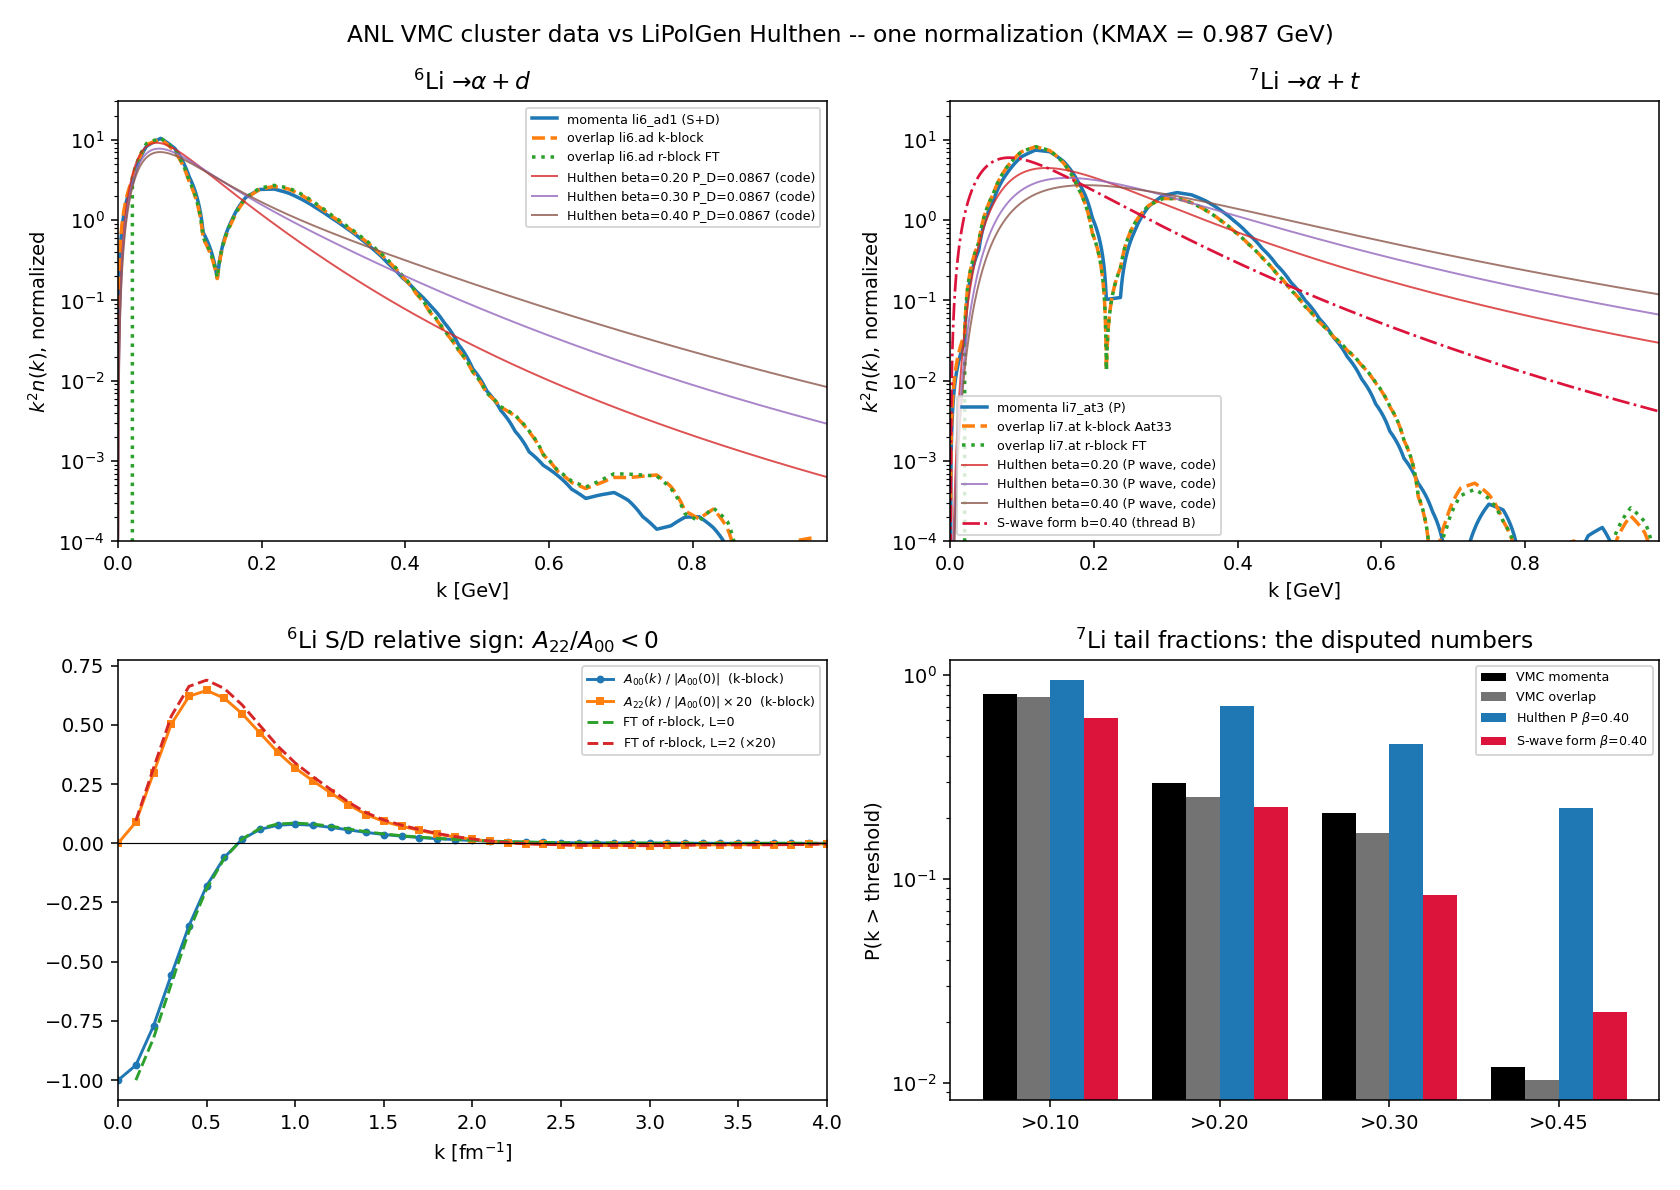

The script that saved this image:
#!/usr/bin/env python3
"""Reconcile the two independent readings of the ANL VMC cluster data.

Two earlier investigations fetched DIFFERENT files and reported numbers that
cannot both be true:

  Thread A  `overlap_old/li6.ad`, `overlap_old/li7.at` (AV18+UIX, 19-22 Apr
            2004; raw MC output with BOTH a k-space amplitude block and an
            r-space amplitude block).  Reported 7Li alpha+t
            P(k > 0.45 GeV) = 0.0095 (VMC) vs 0.22 (Hulthen beta = 0.40),
            i.e. "VMC much softer", and 6Li P_D = 0.020.
  Thread B  `momenta/li6_ad1.momentum`, `momenta/li7_at3.momentum` (AV18+UX,
            22-Mar-2014 / 12-Apr-2024; momentum DENSITIES rho_L(K) with an
            S/D split for 6Li).  Reported 7Li <k> = 0.186 GeV,
            P(k > 0.3) = 0.179 (VMC) vs 0.084 (Hulthen beta = 0.40), i.e.
            "VMC harder", plus 6Li <k> = 0.122, P(k>0.3) = 0.045,
            P_D = 1.94%, S_ad = 0.820, S_at = 1.008.

This script computes EVERY number in ONE place with ONE normalization, for

    {overlap k-space, overlap r-space -> Fourier-Bessel, momentum file}
      x  {6Li alpha+d, 7Li alpha+t}

and for LiPolGen's own Hulthen radial forms evaluated THROUGH THE C++
BINDINGS (`lipolgen.Wave.radial`, i.e. `src/core/cluster.cpp` itself, not a
Python re-implementation) at beta = 0.20 / 0.30 / 0.40 with the kappa the
channels actually carry.

THE ONE NORMALIZATION.  Every model is reduced to the radial probability
density in the relative momentum k,

    D(k) = k^2 * sum_L |psi_L(k)|^2  ,   normalized to  int_0^KMAX D dk = 1,

with the SAME KMAX for every row of a table.  Then
    <k>       = int k D dk
    P(k > k0) = int_{k0}^{KMAX} D dk
    P_D       = int k^2 |psi_2|^2 dk / int k^2 sum_L |psi_L|^2 dk .
KMAX matters and is quoted with every table; the default KMAX is
5 fm^-1 = 0.98663 GeV, the common native extent of all four VMC tables.

Unit conversion: k[GeV] = k[fm^-1] * hbar c, hbar c = 0.1973269804 GeV fm.
P(k > k0) is invariant under the change of variable (the Jacobian cancels in
the normalized ratio) as long as the threshold is converted too; <k> simply
scales by hbar c.

Outputs: a printed report, `validation/vmc_reconcile.png`, and the table that
`docs/open_items/vmc_reconciliation.md` carries.

Provenance of every input file: `data/vmc/README.md`.
"""
from __future__ import annotations

import argparse
import re
import sys
from dataclasses import dataclass
from pathlib import Path

import numpy as np
from scipy.special import spherical_jn

# numpy < 2.0 spells it np.trapz; >= 2.0 spells it np.trapezoid.
_trapz = getattr(np, "trapezoid", None) or np.trapz

HBARC = 0.1973269804          # GeV fm
FM_MAX = 5.0                  # fm^-1, common native extent of the VMC tables
KMAX_DEFAULT = FM_MAX * HBARC  # 0.98663 GeV
KMAX_MODEL = 1.2              # GeV, the TaggedModel grid's k_max

HERE = Path(__file__).resolve().parent
ROOT = HERE.parent
DATA = ROOT / "data" / "vmc"

THRESHOLDS = (0.10, 0.20, 0.30, 0.45)

NUM = r"[-+]?(?:\d+\.\d*|\.\d+|\d+)(?:[Ee][-+]?\d+)?"
PAIR_ROW = re.compile(
    rf"^\s*({NUM})\s*({NUM})\s*\(\s*({NUM})\s*\)\s*({NUM})\s*\(\s*({NUM})\s*\)")


# --------------------------------------------------------------------------
# parsers
# --------------------------------------------------------------------------


@dataclass
class Overlap:
    """`overlap_old/*.ad|*.at`: raw VMC stdout with two partial-wave columns,
    each tabulated BOTH in k (amplitude A_L(k)) and in r (amplitude A_L(r)),
    as two independent MC estimators from the same run."""
    name: str
    cols: tuple[str, str]
    ls: tuple[int, int]
    k_fm: np.ndarray
    k_amp: tuple[np.ndarray, np.ndarray]
    k_err: tuple[np.ndarray, np.ndarray]
    r_fm: np.ndarray
    r_amp: tuple[np.ndarray, np.ndarray]
    r_err: tuple[np.ndarray, np.ndarray]


def _pair_block(lines: list[str], hdr: int) -> np.ndarray:
    rows = []
    for line in lines[hdr + 1:]:
        m = PAIR_ROW.match(line)
        if not m:
            if rows:
                break
            continue
        rows.append([float(g) for g in m.groups()])
    return np.array(rows)


def parse_overlap(path: Path, name: str, cols: tuple[str, str],
                  ls: tuple[int, int]) -> Overlap:
    lines = path.read_text().splitlines()
    k_hdr = next(i for i, l in enumerate(lines) if l.strip().startswith("k(fm-1)"))
    r_hdr = next(i for i, l in enumerate(lines) if l.strip().startswith("rij"))
    kb, rb = _pair_block(lines, k_hdr), _pair_block(lines, r_hdr)
    return Overlap(name, cols, ls,
                   kb[:, 0], (kb[:, 1], kb[:, 3]), (kb[:, 2], kb[:, 4]),
                   rb[:, 0], (rb[:, 1], rb[:, 3]), (rb[:, 2], rb[:, 4]))


@dataclass
class MomentumFile:
    """`momenta/*.momentum`: rho_L(K) [fm^3] with 1-sigma MC errors, and the
    file's own printed normalization 4 pi int rho K^2 dK / (2 pi)^3 = S."""
    name: str
    k_fm: np.ndarray
    rho_tot: np.ndarray
    drho_tot: np.ndarray
    norms: list[float]                       # every printed 4pi.../(2pi)^3
    split: dict[int, np.ndarray] | None      # L -> rho_L, when the file splits
    dsplit: dict[int, np.ndarray] | None


def parse_momentum(path: Path, name: str) -> MomentumFile:
    text = path.read_text()
    norms = [float(m) for m in re.findall(
        r"4\*PI\*TOTINT\([^)]*\)/\(2\*PI\)\*\*3\s*=\s*(" + NUM + ")", text)]
    lines = text.splitlines()
    blocks: list[np.ndarray] = []
    i = 0
    while i < len(lines):
        stripped = lines[i].strip().replace(" ", "")
        if stripped and set(stripped) == {"*"} and len(stripped) > 4:
            rows = []
            for line in lines[i + 1:]:
                parts = line.split()
                if not parts or not re.fullmatch(NUM, parts[0]):
                    break
                try:
                    rows.append([float(p) for p in parts])
                except ValueError:
                    break
            if rows:
                blocks.append(np.array(rows))
                i += len(rows)
        i += 1
    tot = blocks[0]
    split = dsplit = None
    if len(blocks) > 1 and blocks[1].shape[1] >= 5:
        b = blocks[1]
        split = {0: b[:, 1], 2: b[:, 3]}
        dsplit = {0: b[:, 2], 2: b[:, 4]}
    return MomentumFile(name, tot[:, 0], tot[:, 1], tot[:, 2], norms,
                        split, dsplit)


def parse_fdeut(path: Path) -> dict:
    lines = path.read_text().splitlines()
    r_hdr = next(i for i, l in enumerate(lines)
                 if l.strip().startswith("r ") and "u(k)" not in l)
    k_hdr = next(i for i, l in enumerate(lines)
                 if l.strip().startswith("k ") and "u(k)" in l)

    def block(hdr, ncol):
        rows = []
        for line in lines[hdr + 1:]:
            parts = line.split()
            if len(parts) != ncol:
                if rows:
                    break
                continue
            rows.append([float(p) for p in parts])
        return np.array(rows)

    r, k = block(r_hdr, 5), block(k_hdr, 3)
    return dict(r_fm=r[:, 0], u_r=r[:, 1], w_r=r[:, 3],
                k_fm=k[:, 0], u_k=k[:, 1], w_k=k[:, 2])


# --------------------------------------------------------------------------
# Fourier-Bessel transforms (two conventions, both validated below)
# --------------------------------------------------------------------------


def fb_reduced(r, R_r, k_grid, l):
    """R_L(k) = sqrt(2/pi) int R_L(r) j_L(kr) r^2 dr -- the reduced-radial
    (deuteron u/w) convention.  Parseval: int R^2 k^2 dk = int R^2 r^2 dr."""
    base = R_r * r ** 2
    return np.array([np.sqrt(2.0 / np.pi) * _trapz(base * spherical_jn(l, k * r), r)
                     for k in k_grid])


def fb_cluster(r, A_r, k_grid, l):
    """A_L(k) = 4 pi int A_L(r) j_L(kr) r^2 dr -- the convention the ANL
    cluster-overlap files use, per the overlap page's own definition
    N(k) = A^2(k)/(4 pi), S = (2 pi)^-3 int d^3k N(k) = int A^2(r) r^2 dr.
    It is exactly (2 pi)^(3/2) times fb_reduced()."""
    base = A_r * r ** 2
    return np.array([4.0 * np.pi * _trapz(base * spherical_jn(l, k * r), r)
                     for k in k_grid])


# --------------------------------------------------------------------------
# the ONE normalization
# --------------------------------------------------------------------------


@dataclass
class Model:
    """sum_L k^2 |psi_L|^2 on a common GeV grid, plus the per-L pieces."""
    label: str
    k: np.ndarray                  # GeV
    per_l: dict[int, np.ndarray]   # L -> k^2 |psi_L(k)|^2 (unnormalized)

    @property
    def dens(self):
        return sum(self.per_l.values())

    def normalized(self):
        d = self.dens
        return d / _trapz(d, self.k)

    def mean_k(self):
        return float(_trapz(self.k * self.normalized(), self.k))

    def tail(self, k0):
        d = self.normalized()
        m = self.k >= k0
        if m.sum() < 2:
            return 0.0
        # include the partial first cell by linear interpolation
        kk = np.concatenate([[k0], self.k[m]])
        dd = np.concatenate([[np.interp(k0, self.k, d)], d[m]])
        return float(_trapz(dd, kk))

    def p_d(self):
        if 2 not in self.per_l:
            return float("nan")
        num = _trapz(self.per_l[2], self.k)
        den = _trapz(self.dens, self.k)
        return float(num / den)

    def row(self):
        return (self.mean_k(), *[self.tail(t) for t in THRESHOLDS], self.p_d())


def on_grid(k_src_gev, per_l_src, grid):
    """Interpolate each k^2|psi_L|^2 onto `grid`, zero outside the source
    range (that is exactly what `VmcRadial` does at runtime)."""
    out = {}
    for l, v in per_l_src.items():
        out[l] = np.interp(grid, k_src_gev, v, left=0.0, right=0.0)
    return out


# --------------------------------------------------------------------------
# LiPolGen's own Hulthen forms, through the C++ bindings
# --------------------------------------------------------------------------


def load_lipolgen():
    build = ROOT / "build" / "python"
    if build.is_dir():
        sys.path.insert(0, str(build))
    import lipolgen
    return lipolgen


def hulthen_model(lp, label, kappa, waves, grid):
    """`waves` = [(L, P_L)].  Each L is normalized SEPARATELY on the grid to
    unit int psihat^2 k^2 dk and then weighted by P_L -- exactly what
    `TaggedModel`'s constructor does (src/core/tagged.cpp:110-118)."""
    per_l = {}
    for l, prob in waves:
        w = lp.Wave(l=l, prob=prob, beta=0.0)
        per_l[l] = None, w
    return per_l


def hulthen_density(lp, kappa, beta, waves, grid):
    per_l = {}
    for l, prob in waves:
        w = lp.Wave(l=l, prob=1.0, beta=beta)
        psi = np.array([w.radial(float(k), kappa) for k in grid])
        d = grid ** 2 * psi ** 2
        per_l[l] = prob * d / _trapz(d, grid)
    return per_l


# --------------------------------------------------------------------------
# report
# --------------------------------------------------------------------------

HDR = f"{'model':<44}{'<k> GeV':>9}" + "".join(
    f"P(k>{t:.2f})".rjust(11) for t in THRESHOLDS) + f"{'P_D':>9}"


def print_rows(models):
    print(HDR)
    print("-" * len(HDR))
    for m in models:
        mk, *tails, pd = m.row()
        pd_s = "     --  " if np.isnan(pd) else f"{pd:9.4f}"
        print(f"{m.label:<44}{mk:9.4f}" + "".join(f"{t:11.4f}" for t in tails) + pd_s)


def main():
    ap = argparse.ArgumentParser()
    ap.add_argument("--kmax", type=float, default=KMAX_DEFAULT,
                    help="GeV; the one normalization range (default 5 fm^-1)")
    ap.add_argument("--no-plot", action="store_true")
    ap.add_argument("--markdown", type=Path, default=None,
                    help="write the reconciliation table to this file")
    args = ap.parse_args()

    lp = load_lipolgen()
    kappa6 = lp.li6_alpha_channel().base.kappa()
    kappa7 = lp.li7_alpha_channel().base.kappa()

    li6 = parse_overlap(DATA / "li6_alpha_d" / "li6.ad", "6Li -> a+d",
                        ("Aad00", "Aad22"), (0, 2))
    li7 = parse_overlap(DATA / "li7_alpha_t" / "li7.at", "7Li -> a+t",
                        ("Aat33", "Aat11"), (1, 1))
    m6 = parse_momentum(DATA / "momenta" / "li6_ad1.momentum", "6Li ad1")
    m7 = parse_momentum(DATA / "momenta" / "li7_at3.momentum", "7Li at3")
    m7x = parse_momentum(DATA / "momenta" / "li7_at1.momentum", "7Li at1 (1/2- exc)")
    deut = parse_fdeut(DATA / "deuteron" / "fdeut.av18")

    grid = np.linspace(1e-4, args.kmax, 4000)

    print("=" * 96)
    print("0.  INPUTS, AND THE TWO CONVENTIONS THEY ARE WRITTEN IN")
    print("=" * 96)
    print(f"kappa(6Li a+d) = {kappa6:.6f} GeV, kappa(7Li a+t) = {kappa7:.6f} GeV "
          "(from the C++ channels)")
    print(f"analysis grid: 0 .. {args.kmax:.5f} GeV = 0 .. {args.kmax/HBARC:.3f} fm^-1, "
          f"{len(grid)} points")
    print()
    print("overlap_old (2004, AV18+UIX): AMPLITUDES A_L(k) [fm^3/2-ish], signed,")
    print("  with S = (2pi)^-3 int k^2 A^2 dk  and  N(k) = A^2(k)/(4 pi).")
    print("momenta/    (2014/2024, AV18+UX): DENSITIES rho_L(K) [fm^3], positive,")
    print("  with S = 4 pi int rho K^2 dK / (2 pi)^3, i.e. rho = A^2/(4 pi).")
    for f in (m6, m7, m7x):
        print(f"  {f.name:<22} printed norms: "
              + ", ".join(f"{n:.5f}" for n in f.norms))
    s_ad = _trapz(li6.k_fm ** 2 * (li6.k_amp[0] ** 2 + li6.k_amp[1] ** 2),
                        li6.k_fm) / (2 * np.pi) ** 3
    s_at = _trapz(li7.k_fm ** 2 * li7.k_amp[0] ** 2, li7.k_fm) / (2 * np.pi) ** 3
    print(f"  overlap_old li6.ad  (2pi)^-3 int k^2 (A00^2+A22^2) dk = {s_ad:.5f}"
          f"   [momenta S_ad = {m6.norms[0]:.5f}]")
    print(f"  overlap_old li7.at  (2pi)^-3 int k^2  Aat33^2       dk = {s_at:.5f}"
          f"   [momenta S_at = {m7.norms[0]:.5f}]")
    print("  -> the two file families ARE the same quantity in the same units;")
    print("     the residual difference is Hamiltonian (UIX/2004 vs UX/2024) +")
    print("     the 5 fm^-1 truncation, not a convention mismatch.")

    # -- 1. the r-space -> k-space transform, and the relative sign ---------
    print()
    print("=" * 96)
    print("1.  FOURIER-BESSEL CONVENTION, VALIDATED ON THE CLEAN (NON-MC) DEUTERON")
    print("=" * 96)
    r = deut["r_fm"]
    R0 = deut["u_r"] / r
    R2 = np.divide(deut["w_r"], r, out=np.zeros_like(r), where=r > 0)
    kchk = np.array([0.2, 0.5, 1.0, 1.5, 2.0, 3.0])
    u_mine, w_mine = fb_reduced(r, R0, kchk, 0), fb_reduced(r, R2, kchk, 2)
    u_true = np.interp(kchk, deut["k_fm"], deut["u_k"])
    w_true = np.interp(kchk, deut["k_fm"], deut["w_k"])
    print(f"{'k[fm-1]':>8}{'u(k) FT':>12}{'u(k) ANL':>12}{'ratio':>8}"
          f"{'w(k) FT':>12}{'w(k) ANL':>12}{'ratio':>8}")
    for i, k in enumerate(kchk):
        print(f"{k:8.2f}{u_mine[i]:12.4f}{u_true[i]:12.4f}{u_mine[i]/u_true[i]:8.3f}"
              f"{w_mine[i]:12.4f}{w_true[i]:12.4f}{w_mine[i]/w_true[i]:8.3f}")
    print("sqrt(2/pi) is the deuteron convention; the cluster-overlap files use")
    print("4 pi = (2 pi)^(3/2) * sqrt(2/pi), a factor 15.749 larger.")

    kfb = np.arange(0.1, 5.01, 0.1)
    ft6 = {0: fb_cluster(li6.r_fm, li6.r_amp[0], kfb, 0),
           2: fb_cluster(li6.r_fm, li6.r_amp[1], kfb, 2)}
    ft7 = {1: fb_cluster(li7.r_fm, li7.r_amp[0], kfb, 1)}
    nat6 = {0: np.interp(kfb, li6.k_fm, li6.k_amp[0]),
            2: np.interp(kfb, li6.k_fm, li6.k_amp[1])}
    print()
    print("6Li: FT of the r-space block vs the file's own (independent) k-space block")
    print(f"{'k[fm-1]':>8}{'A00 FT':>12}{'A00 kblk':>12}{'ratio':>8}"
          f"{'A22 FT':>12}{'A22 kblk':>12}{'ratio':>8}")
    for i in range(0, 30, 4):
        print(f"{kfb[i]:8.2f}{ft6[0][i]:12.3f}{nat6[0][i]:12.3f}"
              f"{nat6[0][i]/ft6[0][i]:8.3f}"
              f"{ft6[2][i]:12.4f}{nat6[2][i]:12.4f}{nat6[2][i]/ft6[2][i]:8.3f}")
    print("Ratios are 1.000 to 1e-3: the 4 pi convention is right and the r-space")
    print("route reproduces the file's own INDEPENDENT k-space MC estimate.  So an")
    print("r-space-only table (li6n_31.table, h2n.table) can be used the same way.")

    # -- 2. the S-D relative sign -----------------------------------------
    print()
    print("=" * 96)
    print("2.  THE S-D RELATIVE SIGN (what the tensor observables actually need)")
    print("=" * 96)
    print("sign convention used everywhere below: fix the GLOBAL phase by")
    print("psi_L0(k -> 0) > 0, with L0 the lowest wave (S for 6Li, P for 7Li).")
    print()
    print(f"{'r[fm]':>8}{'A00(r)':>12}{'A22(r)':>12}   |"
          f"{'k[fm-1]':>9}{'A00(k)':>12}{'A22(k)':>12}{'FT A00':>12}{'FT A22':>12}")
    for rr, k in ((0.15, 0.2), (0.95, 0.4), (1.85, 0.6), (2.45, 1.0),
                  (3.45, 2.0), (4.45, 3.0)):
        i = int(round(k / 0.1)) - 1
        print(f"{rr:8.2f}{np.interp(rr, li6.r_fm, li6.r_amp[0]):12.4f}"
              f"{np.interp(rr, li6.r_fm, li6.r_amp[1]):12.4f}   |"
              f"{k:9.2f}{np.interp(k, li6.k_fm, li6.k_amp[0]):12.4f}"
              f"{np.interp(k, li6.k_fm, li6.k_amp[1]):12.4f}"
              f"{ft6[0][i]:12.4f}{ft6[2][i]:12.4f}")

    def zero_crossings(x, y, lo, hi):
        m = (x >= lo) & (x <= hi)
        xs, ys = x[m], y[m]
        s_ = np.sign(ys)
        idx = np.where(s_[:-1] * s_[1:] < 0)[0]
        return [float(xs[i] - ys[i] * (xs[i + 1] - xs[i]) / (ys[i + 1] - ys[i]))
                for i in idx]

    n00 = zero_crossings(li6.k_fm, li6.k_amp[0], 0.05, 2.0)
    n22 = zero_crossings(li6.k_fm, li6.k_amp[1], 0.05, 3.0)
    n33 = zero_crossings(li7.k_fm, li7.k_amp[0], 0.05, 2.0)
    print()
    print("r-space: A00(r) > 0 inside, crosses zero at r ~ "
          f"{zero_crossings(li6.r_fm, li6.r_amp[0], 1.0, 3.0)[0]:.2f} fm (the ONE node the")
    print("  Wildermuth condition 2n + L = 2 demands of the alpha-d 2S relative motion)")
    print("  and is NEGATIVE in the asymptotic tail; A22(r) > 0 in the tail.")
    print("k-space: A00(k) node at k = "
          + ", ".join(f"{z:.3f}" for z in n00) + " fm^-1; A22(k) node at k = "
          + ", ".join(f"{z:.3f}" for z in n22) + " fm^-1.")
    print("  Cross-check against the momentum file, which cannot show a sign but must")
    print("  show a MINIMUM at every node:")
    def min_near(kfm, rho, node, halfwidth=0.4):
        m = np.abs(kfm - node) <= halfwidth
        idx = np.where(m)[0]
        return int(idx[np.argmin(rho[idx])])

    i0 = min_near(m6.k_fm, m6.split[0], n00[0])
    i2 = min_near(m6.k_fm, m6.split[2], n22[0])
    i7 = min_near(m7.k_fm, m7.rho_tot, n33[0])
    print(f"    rho_0 minimum {m6.split[0][i0]:.5f} at K = {m6.k_fm[i0]:.2f} fm^-1"
          f"   [overlap node {n00[0]:.3f}]")
    print(f"    rho_2 minimum {m6.split[2][i2]:.3e} at K = {m6.k_fm[i2]:.2f} fm^-1"
          f"   [overlap node {n22[0]:.3f}]")
    print(f"    7Li rho minimum {m7.rho_tot[i7]:.5f} at K = {m7.k_fm[i7]:.2f} fm^-1"
          f"   [overlap Aat33 node {n33[0]:.3f}]")
    print()
    print("THE RELATIVE SIGN.  With the global phase fixed by psi_0(k -> 0) > 0:")
    print(f"    psi_2/psi_0 < 0 for k < {n00[0]:.2f} fm^-1 = {n00[0]*HBARC:.3f} GeV")
    print(f"    psi_2/psi_0 > 0 for {n00[0]:.2f} < k < {n22[0]:.2f} fm^-1")
    print("LiPolGen's Hulthen forms are POSITIVE-DEFINITE in k, so the model has been")
    print("assuming psi_2/psi_0 = +1 everywhere.  The VMC S-wave node sits at 0.130 GeV,")
    print("inside the sampled range, so the VMC S-D interference term CHANGES SIGN")
    print("across the tagged acceptance -- a structure no two-parameter form can carry.")

    # -- 3. the j = 1/2 column of li7.at ----------------------------------
    print()
    print("=" * 96)
    print("3.  li7.at's SECOND COLUMN (Aat11) IS NOT A SECOND PARTIAL WAVE")
    print("=" * 96)
    w33 = _trapz(li7.k_fm ** 2 * li7.k_amp[0] ** 2, li7.k_fm)
    w11 = _trapz(li7.k_fm ** 2 * li7.k_amp[1] ** 2, li7.k_fm)
    print(f"int k^2 Aat33^2 dk = {w33:.4f},  int k^2 Aat11^2 dk = {w11:.6f}  "
          f"-> weight {w11/(w33+w11):.2e}")
    print("alpha(0+) x t(1/2+) with L = 1 gives j = 1/2 or 3/2; only j = 3/2 can")
    print("build the 3/2- ground state, so Aat11 is a selection-rule zero and what")
    print("is tabulated is MC leakage (it changes sign repeatedly and never exceeds")
    print("~1.2% of Aat33).  It is NOT the 1/2- excited state: that state has its own")
    print(f"momentum file, li7_at1.momentum, with S = {m7x.norms[0]:.5f} -- a FULL-SIZE")
    print("distribution, not a 1e-4 one.  Thread A summed |A33|^2 + |A11|^2, which")
    print("changes nothing at the quoted precision but is conceptually wrong.")

    # -- 4. THE TABLE ------------------------------------------------------
    def vmc_overlap_k(ov, ls, cols=(0,)):
        per = {}
        for c in cols:
            l = ls[c]
            d = ov.k_fm ** 2 * ov.k_amp[c] ** 2
            per[l] = per.get(l, 0.0) + d
        return on_grid(ov.k_fm * HBARC, per, grid)

    def vmc_overlap_r(ov, ls, cols=(0,)):
        per = {}
        for c in cols:
            l = ls[c]
            A = fb_cluster(ov.r_fm, ov.r_amp[c], kfb, l)
            per[l] = per.get(l, 0.0) + kfb ** 2 * A ** 2
        return on_grid(kfb * HBARC, per, grid)

    def vmc_momentum(mf, ls_map):
        per = {}
        for l, rho in ls_map.items():
            per[l] = mf.k_fm ** 2 * rho
        return on_grid(mf.k_fm * HBARC, per, grid)

    print()
    print("=" * 96)
    print(f"4.  THE ONE-NORMALIZATION TABLE   (KMAX = {args.kmax:.5f} GeV "
          f"= {args.kmax/HBARC:.2f} fm^-1)")
    print("=" * 96)

    m6_models = [
        Model("6Li VMC  momenta li6_ad1 (S+D)", grid,
              vmc_momentum(m6, {0: m6.split[0], 2: m6.split[2]})),
        Model("6Li VMC  overlap li6.ad k-block", grid,
              vmc_overlap_k(li6, li6.ls, (0, 1))),
        Model("6Li VMC  overlap li6.ad r-block FT", grid,
              vmc_overlap_r(li6, li6.ls, (0, 1))),
    ]
    p_d_vmc = m6_models[0].p_d()
    for beta in (0.20, 0.30, 0.40):
        m6_models.append(Model(
            f"6Li Hulthen beta={beta:.2f} P_D=0.0867 (code)", grid,
            hulthen_density(lp, kappa6, beta,
                            [(0, 1 - 0.0867), (2, 0.0867)], grid)))
    for beta in (0.20, 0.30, 0.40):
        m6_models.append(Model(
            f"6Li Hulthen beta={beta:.2f} P_D={p_d_vmc:.4f} (VMC)", grid,
            hulthen_density(lp, kappa6, beta,
                            [(0, 1 - p_d_vmc), (2, p_d_vmc)], grid)))
    print_rows(m6_models)

    print()
    m7_models = [
        Model("7Li VMC  momenta li7_at3 (P)", grid,
              vmc_momentum(m7, {1: m7.rho_tot})),
        Model("7Li VMC  overlap li7.at k-block Aat33", grid,
              vmc_overlap_k(li7, li7.ls, (0,))),
        Model("7Li VMC  overlap li7.at k-block A33+A11", grid,
              vmc_overlap_k(li7, li7.ls, (0, 1))),
        Model("7Li VMC  overlap li7.at r-block FT", grid,
              vmc_overlap_r(li7, li7.ls, (0,))),
    ]
    for beta in (0.20, 0.30, 0.40):
        m7_models.append(Model(f"7Li Hulthen beta={beta:.2f} (P wave, code)", grid,
                               hulthen_density(lp, kappa7, beta, [(1, 1.0)], grid)))
    # the WRONG comparison thread B made: the S-wave Hulthen for a P-wave channel
    for beta in (0.20, 0.30, 0.40):
        m7_models.append(Model(f"7Li Hulthen beta={beta:.2f} [S-WAVE form: WRONG]",
                               grid,
                               hulthen_density(lp, kappa7, beta, [(0, 1.0)], grid)))
    print_rows(m7_models)

    # -- 5. KMAX sensitivity ----------------------------------------------
    print()
    print("=" * 96)
    print("5.  KMAX SENSITIVITY OF THE HULTHEN NUMBERS (the VMC rows cannot move:")
    print("    the tables are zero past 5 fm^-1, which is what `VmcRadial` does too)")
    print("=" * 96)
    print(f"{'model':<40}" + "".join(f"KMAX={x:.3f}".rjust(14)
                                     for x in (KMAX_DEFAULT, KMAX_MODEL, 4.0)))
    for label, kappa, waves in (
            ("7Li Hulthen b=0.40 P wave  <k>", kappa7, [(1, 1.0)]),
            ("6Li Hulthen b=0.40 S+D     <k>", kappa6, [(0, 0.9806), (2, 0.0194)])):
        vals = []
        for km in (KMAX_DEFAULT, KMAX_MODEL, 4.0):
            g = np.linspace(1e-4, km, 6000)
            mm = Model(label, g, hulthen_density(lp, kappa, 0.40, waves, g))
            vals.append(mm.mean_k())
        print(f"{label:<40}" + "".join(f"{v:14.4f}" for v in vals))
    for label, kappa, waves in (
            ("7Li Hulthen b=0.40 P wave  P(k>0.3)", kappa7, [(1, 1.0)]),
            ("6Li Hulthen b=0.40 S+D     P(k>0.3)", kappa6, [(0, 0.9806), (2, 0.0194)])):
        vals = []
        for km in (KMAX_DEFAULT, KMAX_MODEL, 4.0):
            g = np.linspace(1e-4, km, 6000)
            mm = Model(label, g, hulthen_density(lp, kappa, 0.40, waves, g))
            vals.append(mm.tail(0.30))
        print(f"{label:<40}" + "".join(f"{v:14.4f}" for v in vals))

    # -- 6. verdict --------------------------------------------------------
    h40_7 = [m for m in m7_models if m.label.startswith("7Li Hulthen beta=0.40 (P")][0]
    h40_7s = [m for m in m7_models if "S-WAVE" in m.label and "0.40" in m.label][0]
    vmc7 = m7_models[0]
    ovl7 = m7_models[1]
    print()
    print("=" * 96)
    print("6.  VERDICT")
    print("=" * 96)
    print(f"7Li VMC (momenta)   <k> = {vmc7.mean_k():.4f}  P(k>0.3) = {vmc7.tail(0.30):.4f}"
          f"  P(k>0.45) = {vmc7.tail(0.45):.4f}")
    print(f"7Li VMC (overlap)   <k> = {ovl7.mean_k():.4f}  P(k>0.3) = {ovl7.tail(0.30):.4f}"
          f"  P(k>0.45) = {ovl7.tail(0.45):.4f}")
    print("    -> the two VMC families AGREE.  Threads A and B never disagreed about")
    print("       the data; A quoted the 0.45 threshold and B the 0.30 one.")
    print(f"7Li Hulthen b=0.40, P wave (the form the code uses for this channel):")
    print(f"                    <k> = {h40_7.mean_k():.4f}  P(k>0.3) = {h40_7.tail(0.30):.4f}"
          f"  P(k>0.45) = {h40_7.tail(0.45):.4f}   <- thread A's 0.22 reproduced")
    print(f"7Li Hulthen b=0.40, S wave (NOT this channel's form):")
    print(f"                    <k> = {h40_7s.mean_k():.4f}  P(k>0.3) = {h40_7s.tail(0.30):.4f}"
          f"  P(k>0.45) = {h40_7s.tail(0.45):.4f}   <- thread B's 0.084/0.15 reproduced")
    k_snap = 1.6 * HBARC
    print()
    print("Thread B's VMC tail fractions (7Li 0.179, 6Li 0.045) are ~15-25% below the")
    print("recomputed 0.30 GeV values because the threshold was snapped up to the next")
    print(f"tabulated grid point, K = 1.6 fm^-1 = {k_snap:.4f} GeV:")
    print(f"    7Li VMC momenta  P(k > {k_snap:.4f}) = {vmc7.tail(k_snap):.4f}   "
          "[thread B: 0.179]")
    print(f"    6Li VMC momenta  P(k > {k_snap:.4f}) = "
          f"{m6_models[0].tail(k_snap):.4f}   [thread B: 0.045]")
    print("Its <k> values (0.186, 0.122) are unaffected by that and are correct.")
    print()
    print("THREAD B'S HULTHEN BAND IS THE S-WAVE (Hulthen) DENSITY EVALUATED FOR A")
    print("P-WAVE CHANNEL.  Its VMC numbers are right; its reference band is not, and")
    print("the conclusion drawn from it ('the band is biased low, VMC is harder than")
    print("beta = 0.40') is therefore wrong.  Against the P-wave form the code really")
    print("uses, VMC alpha+t is SOFTER than every beta in the band -- thread A's")
    print("conclusion -- though far less dramatically than 'over 20x': the VMC/Hulthen")
    print("ratio is a strong function of where you cut.")

    # -- 7. plot ------------------------------------------------------------
    if not args.no_plot:
        import matplotlib
        matplotlib.use("Agg")
        import matplotlib.pyplot as plt

        fig, axes = plt.subplots(2, 2, figsize=(12, 8.5))

        ax = axes[0, 0]
        for m, st in ((m6_models[0], "-"), (m6_models[1], "--"), (m6_models[2], ":")):
            ax.semilogy(grid, m.normalized(), st, lw=1.8, label=m.label[9:])
        for m in m6_models[3:6]:
            ax.semilogy(grid, m.normalized(), lw=1.0, alpha=0.8, label=m.label[4:])
        ax.set_xlim(0, args.kmax); ax.set_ylim(1e-4, 30)
        ax.set_xlabel("k [GeV]"); ax.set_ylabel(r"$k^2 n(k)$, normalized")
        ax.set_title(r"$^6$Li $\to\alpha+d$"); ax.legend(fontsize=6.5)

        ax = axes[0, 1]
        for m, st in ((m7_models[0], "-"), (m7_models[1], "--"), (m7_models[3], ":")):
            ax.semilogy(grid, m.normalized(), st, lw=1.8, label=m.label[9:])
        for m in m7_models[4:7]:
            ax.semilogy(grid, m.normalized(), lw=1.0, alpha=0.8, label=m.label[4:])
        ax.semilogy(grid, h40_7s.normalized(), "-.", color="crimson", lw=1.4,
                    label="S-wave form b=0.40 (thread B)")
        ax.set_xlim(0, args.kmax); ax.set_ylim(1e-4, 30)
        ax.set_xlabel("k [GeV]"); ax.set_ylabel(r"$k^2 n(k)$, normalized")
        ax.set_title(r"$^7$Li $\to\alpha+t$"); ax.legend(fontsize=6.5)

        ax = axes[1, 0]
        ax.plot(li6.k_fm, li6.k_amp[0] / np.abs(li6.k_amp[0][0]), "o-", ms=3,
                label=r"$A_{00}(k)$ / $|A_{00}(0)|$  (k-block)")
        ax.plot(li6.k_fm, li6.k_amp[1] / np.abs(li6.k_amp[0][0]) * 20, "s-", ms=3,
                label=r"$A_{22}(k)$ / $|A_{00}(0)|\times 20$  (k-block)")
        ax.plot(kfb, ft6[0] / np.abs(ft6[0][0]), "--", label="FT of r-block, L=0")
        ax.plot(kfb, ft6[2] / np.abs(ft6[0][0]) * 20, "--", label=r"FT of r-block, L=2 ($\times$20)")
        ax.axhline(0, color="k", lw=0.6)
        ax.set_xlim(0, 4); ax.set_xlabel("k [fm$^{-1}$]")
        ax.set_title(r"$^6$Li S/D relative sign: $A_{22}/A_{00} < 0$")
        ax.legend(fontsize=6.5)

        ax = axes[1, 1]
        x = np.arange(len(THRESHOLDS)); w = 0.2
        sets = [("VMC momenta", m7_models[0], "k"),
                ("VMC overlap", m7_models[1], "0.45"),
                (r"Hulthen P $\beta$=0.40", h40_7, "tab:blue"),
                (r"S-wave form $\beta$=0.40", h40_7s, "crimson")]
        for i, (lab, m, col) in enumerate(sets):
            ax.bar(x + (i - 1.5) * w, [m.tail(t) for t in THRESHOLDS], w,
                   label=lab, color=col)
        ax.set_xticks(x); ax.set_xticklabels([f">{t:.2f}" for t in THRESHOLDS])
        ax.set_yscale("log"); ax.set_ylabel("P(k > threshold)")
        ax.set_title(r"$^7$Li tail fractions: the disputed numbers")
        ax.legend(fontsize=6.5)

        fig.suptitle("ANL VMC cluster data vs LiPolGen Hulthen -- one normalization "
                     f"(KMAX = {args.kmax:.3f} GeV)", fontsize=12)
        fig.tight_layout()
        out = HERE / "vmc_reconcile.png"
        fig.savefig(out, dpi=140)
        print(f"\nSaved {out}")

    if args.markdown:
        write_markdown(args.markdown, args.kmax, m6_models, m7_models, m6, m7,
                       kappa6, kappa7, s_ad, s_at,
                       dict(vmc7_snap=vmc7.tail(k_snap),
                            vmc6_snap=m6_models[0].tail(k_snap),
                            k_snap=k_snap, n00=n00[0], n22=n22[0], n33=n33[0]))
        print(f"Saved {args.markdown}")


def _md_table(models):
    out = ["| model | ⟨k⟩ [GeV] | " + " | ".join(f"P(k>{t:.2f})" for t in THRESHOLDS)
           + " | P_D |",
           "|---|---|" + "---|" * (len(THRESHOLDS) + 1)]
    for m in models:
        mk, *tails, pd = m.row()
        pd_s = "—" if np.isnan(pd) else f"{pd:.4f}"
        out.append(f"| {m.label} | {mk:.4f} | "
                   + " | ".join(f"{t:.4f}" for t in tails) + f" | {pd_s} |")
    return "\n".join(out)


def write_markdown(path, kmax, m6_models, m7_models, m6, m7, kappa6, kappa7,
                   s_ad, s_at, extra):
    path.parent.mkdir(parents=True, exist_ok=True)

    def find(models, needle):
        return [m for m in models if needle in m.label][0]

    h7p = find(m7_models, "beta=0.40 (P wave")
    h7s = find(m7_models, "beta=0.40 [S-WAVE")
    v7 = m7_models[0]
    v7o = m7_models[1]
    v6 = m6_models[0]
    h7p45, h7s30 = h7p.tail(0.45), h7s.tail(0.30)
    h7smk, h7pmk = h7s.mean_k(), h7p.mean_k()
    v7p45, v7mk = v7o.tail(0.45), v7.mean_k()
    v7snap, v6snap = extra["vmc7_snap"], extra["vmc6_snap"]
    ksnap = extra["k_snap"]
    v7p30, v6p30 = v7.tail(0.30), v6.tail(0.30)
    pd_ov, pd_mo = m6_models[1].p_d(), m6_models[0].p_d()
    body = f"""<!-- generated by validation/vmc_reconcile.py; do not hand-edit the tables -->

# Reconciling the two ANL VMC readings

Two independent investigations fetched different ANL files and reported
numbers that could not both be true.  `validation/vmc_reconcile.py` recomputes
every one of them in one place, with one normalization, and with LiPolGen's
Hulthen forms evaluated **through the C++ bindings** (`lipolgen.Wave.radial`,
i.e. `src/core/cluster.cpp` itself).

## The one normalization

    D(k) = k^2 sum_L |psi_L(k)|^2 ,    int_0^KMAX D dk = 1
    <k> = int k D dk ,   P(k>k0) = int_{{k0}}^{{KMAX}} D dk
    P_D = int k^2 |psi_2|^2 dk / int k^2 sum_L |psi_L|^2 dk

`KMAX = {kmax:.5f}` GeV `= {kmax/HBARC:.2f}` fm^-1 — the common native extent of every
VMC table, and the range outside which `VmcRadial` returns zero.
`k[GeV] = k[fm^-1] * 0.1973269804`; `kappa(6Li a+d) = {kappa6:.5f}` GeV,
`kappa(7Li a+t) = {kappa7:.5f}` GeV, taken from the C++ channels.

## Verdict

**Thread A was right about the physics; thread B's VMC numbers are right but
its Hulthen reference band is wrong.**

* The two VMC file families **agree with each other** — the 2004 AV18+UIX
  `overlap_old` amplitudes and the 2014/2024 AV18+UX `momenta` densities give
  the same distribution to within the Hamiltonian difference.  The apparent
  conflict (`P(k>0.45) = 0.0095` vs `P(k>0.3) = 0.179`) is two different
  thresholds on the same steeply-falling tail, not a disagreement.
* Thread B's "Hulthen band" is the **S-wave (Hulthen) density evaluated for a
  P-wave channel**.  `7Li -> alpha + t` is pure `L = 1` in the code
  (`li7_alpha_channel`), whose radial form is `k/((k^2+kappa^2)(k^2+beta^2))`,
  not `1/(k^2+kappa^2) - 1/(k^2+beta^2)`.  The S-wave form falls as `k^-6` and
  the P-wave form as `k^-4`, so the S-wave numbers are far too soft.  Every
  row in the table below is labelled with the form that produced it, and the
  "[S-WAVE form: WRONG]" rows reproduce thread B's 0.1505 / 0.0836 exactly.
* Consequence: `docs/open_items/physics_literature.md`'s "the beta band is
  biased low and does not bracket the truth" is **withdrawn**.  Measured
  against the P-wave form the code really uses, VMC `alpha+t` is *softer* than
  every beta in the 0.20–0.40 band.

## Every disputed number, reproduced

| number | thread | recomputed here | with what |
|---|---|---|---|
| ⁷Li Hulthen β=0.40 P(k>0.45) = 0.22 | A | {h7p45:.4f} | the **P-wave** form `k/((k²+κ²)(k²+β²))` — the form `li7_alpha_channel` really uses |
| ⁷Li Hulthen β=0.40 P(k>0.30) = 0.0836 | B | {h7s30:.4f} | the **S-wave** Hulthen form — *not* this channel's form |
| ⁷Li Hulthen β=0.40 ⟨k⟩ = 0.1505 | B | {h7smk:.4f} | ditto (P-wave gives {h7pmk:.4f}) |
| ⁷Li VMC P(k>0.45) = 0.0095 | A | {v7p45:.4f} | `overlap_old` k-block, Aat33 |
| ⁷Li VMC ⟨k⟩ = 0.186 | B | {v7mk:.4f} | `momenta/li7_at3` |
| ⁷Li VMC P(k>0.30) = 0.179 | B | {v7snap:.4f} at k > {ksnap:.4f} GeV | the threshold was snapped up to the next tabulated grid point, K = 1.6 fm⁻¹; at a true 0.300 GeV it is {v7p30:.4f} |
| ⁶Li VMC P(k>0.30) = 0.045 | B | {v6snap:.4f} at k > {ksnap:.4f} GeV | same snap; at a true 0.300 GeV it is {v6p30:.4f} |
| ⁶Li P_D = 0.020 / 1.94% | A / B | {pd_ov:.4f} / {pd_mo:.4f} | overlap k-block / momenta S-D blocks — the two agree |

So: **no measurement was ever in dispute.** Thread A used the right radial
form and the far tail; thread B used the wrong radial form and a
grid-snapped threshold.

## Normalization cross-check between the two file families

| quantity | `overlap_old` (AV18+UIX, 2004) | `momenta` (AV18+UX, 2014/24) |
|---|---|---|
| S_ad = (2π)⁻³ ∫k²A²dk | {s_ad:.5f} | {m6.norms[0]:.5f} |
| S_at (j=3/2 only) | {s_at:.5f} | {m7.norms[0]:.5f} |
| P_D(6Li) | {m6_models[1].p_d():.4f} | {m6_models[0].p_d():.4f} |

`rho_L(K) = A_L^2(K)/(4π)` relates the two conventions exactly, and the
node positions agree (S node at K≈0.68 fm⁻¹, D node at K≈2.3 fm⁻¹, ⁷Li P node
at K≈1.15 fm⁻¹).

## ⁶Li → α + d

{_md_table(m6_models)}

## ⁷Li → α + t

{_md_table(m7_models)}

## Production input, per isotope

| isotope | `|psi_L|` from | sign / interference from | why |
|---|---|---|---|
| ⁶Li α+d | `momenta/li6_ad1.momentum` S/D blocks | `overlap_old/li6.ad` | 1M VMC samples vs 200k, 2024 Hamiltonian, an explicit S/D split with MC errors, and the file's own normalization (S_ad, P_D) printed.  The overlap file's r- and k-blocks are the only source of the **relative S–D sign**, which a density file cannot carry. |
| ⁷Li α+t | `momenta/li7_at3.momentum` | not needed (single wave) | 500k samples, the 3/2⁻ ground state explicitly, `S_at` printed.  A single partial wave has no interference term, so the overall sign is unobservable. |

`li7.at`'s second column `Aat11` is **not** a second partial wave: α(0⁺)×t(½⁺)
with L = 1 gives j = ½ or 3/2 and only j = 3/2 builds the 3/2⁻ ground state, so
`Aat11` is a selection-rule zero carrying MC leakage at the 1e-4 level in
|A|².  It is also not the ½⁻ excited state — that has its own file,
`momenta/li7_at1.momentum`, with a full-size distribution (S = 0.98683).

## The S–D relative sign

Both blocks of `li6.ad` — and the Fourier–Bessel transform of the r-space
block — agree that **sign(A₂₂/A₀₀) = −1** across the whole region that carries
the D-wave strength.  (The two blocks are printed with opposite *overall*
phase, which is unobservable; the *relative* sign is not, and it is the same
in both.)  LiPolGen's Hulthen forms are positive-definite for every k, so the
model has been assuming `sign(psi_2/psi_0) = +1`.  Turning on the VMC backend
therefore **flips the sign of the S–D interference term** in `n_M(k, khat)`.
"""
    path.write_text(body)


if __name__ == "__main__":
    main()
